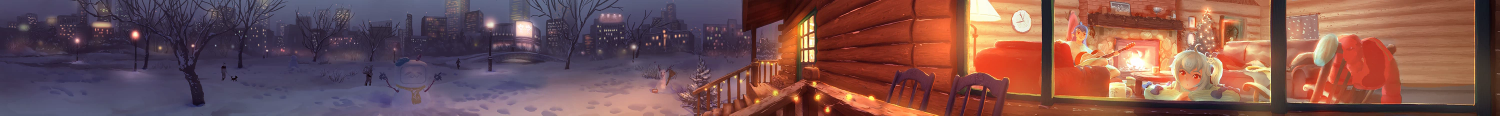
#> input picture frame 0 of vue/src/header/img/video_night.webm, 3000 x 231 px, given in place of 11.mp4, which was not available (shown at 1/2 size)
$ python oldVersion2.py
#> lines starting #> are read from the running program, lines starting #| are printed output that depends on the picture; pictures that were not available may be replaced by others from this repository, and a replacement may not be noted
### detect-yolov5/stitching/SIFT/Panorama.py
# import the necessary packages
import numpy as np
import imutils
import cv2

class Stitcher:

    def __init__(self):
        # determine if we are using OpenCV v3.X
        self.isv3 = imutils.is_cv3(or_better=True)

    def stitch(self, images,i,ratio=0.6, reprojThresh=30.0,
               showMatches=False):

        global kpsA
        global featuresA
        global kpsB
        global featuresB

        # unpack the images, then detect keypoints and extract
        # local invariant descriptors from them
        (imageB, imageA) = images
        # print(i)
        if i==1:
            (kpsA, featuresA) = self.detectAndDescribe(imageA)
            (kpsB, featuresB) = self.detectAndDescribe(imageB)
            # match features between the two images


        # otherwise, apply a perspective warp to stitch the images
        # together
        M = self.matchKeypoints(kpsA, kpsB,
                                featuresA, featuresB, ratio, reprojThresh)
        # if the match is None, then there aren't enough matched
        # keypoints to create a panorama
        if M is None:
            return (imageA, None)
        (matches, H, status) = M
        result = cv2.warpPerspective(imageA, H,
                                     (imageA.shape[1] + imageB.shape[1], imageA.shape[0]))

        # [29 lines of commented-out code are left out]


        result[0:imageB.shape[0], 0:imageB.shape[1]] = imageB
        # check to see if the keypoint matches should be visualized
        if showMatches:
            vis = self.drawMatches(imageA, imageB, kpsA, kpsB, matches,
                                   status)
            # return a tuple of the stitched image and the
            # visualization
            return (result, vis)
        # return the stitched image
        return (result, None)

    def detectAndDescribe(self, image):
        # convert the image to grayscale
        gray = cv2.cvtColor(image, cv2.COLOR_BGR2GRAY)
        # check to see if we are using OpenCV 3.X
        if self.isv3:
            # detect and extract features from the image
            # descriptor = cv2.xfeatures2d.SIFT_create()
            descriptor = cv2.SIFT_create()
            (kps, features) = descriptor.detectAndCompute(image, None)
        # otherwise, we are using OpenCV 2.4.X
        else:
            # detect keypoints in the image
            detector = cv2.FeatureDetector_create("SIFT")
            kps = detector.detect(gray)
            # extract features from the image
            extractor = cv2.DescriptorExtractor_create("SIFT")
            (kps, features) = extractor.compute(gray, kps)
        # convert the keypoints from KeyPoint objects to NumPy
        # arrays
        kps = np.float32([kp.pt for kp in kps])
        # return a tuple of keypoints and features
        return (kps, features)

    def matchKeypoints(self, kpsA, kpsB, featuresA, featuresB,
                       ratio, reprojThresh):
        # compute the raw matches and initialize the list of actual
        # matches
        matcher = cv2.DescriptorMatcher_create("BruteForce")
        rawMatches = matcher.knnMatch(featuresA, featuresB, 2)
        matches = []
        # loop over the raw matches
        for m in rawMatches:
            # ensure the distance is within a certain ratio of each
            # other (i.e. Lowe's ratio test)
            if len(m) == 2 and m[0].distance < m[1].distance * ratio:
                matches.append((m[0].trainIdx, m[0].queryIdx))

        # computing a homography requires at least 4 matches
        if len(matches) > 4:
            # construct the two sets of points
            ptsA = np.float32([kpsA[i] for (_, i) in matches])
            ptsB = np.float32([kpsB[i] for (i, _) in matches])
            # compute the homography between the two sets of points
            (H, status) = cv2.findHomography(ptsA, ptsB, cv2.RANSAC,
                                             reprojThresh)
            # return the matches along with the homograpy matrix
            # and status of each matched point
            return (matches, H, status)
        # otherwise, no homograpy could be computed
        return None

    def drawMatches(self, imageA, imageB, kpsA, kpsB, matches, status):
        # initialize the output visualization image
        (hA, wA) = imageA.shape[:2]
        (hB, wB) = imageB.shape[:2]
        vis = np.zeros((max(hA, hB), wA + wB, 3), dtype="uint8")
        vis[0:hA, 0:wA] = imageA
        vis[0:hB, wA:] = imageB
        # loop over the matches
        for ((trainIdx, queryIdx), s) in zip(matches, status):
            # only process the match if the keypoint was successfully
            # matched
            if s == 1:
                # draw the match
                ptA = (int(kpsA[queryIdx][0]), int(kpsA[queryIdx][1]))
                ptB = (int(kpsB[trainIdx][0]) + wA, int(kpsB[trainIdx][1]))
                cv2.line(vis, ptA, ptB, (0, 255, 0), 1)
        # return the visualization
        return vis

### detect-yolov5/stitching/oldVersion2.py
import cv2
import imutils
import numpy as np
from PIL import ImageChops

import SIFT.Sift2 as ss

from stitching.SIFT.Panorama import Stitcher


# 打开本地视频文件或网络摄像头，并播放视频
def OpenAndPlayVideoFile(filename1,filename2):
#> called with filename1 = '11.mp4', filename2 = '12.mp4'
    total=0
    vw = None

    i=0

    try:

        print("======to start play video file...")
        # 使用OpenCV自带的VideoCapture()函数定义视频文件对象，网络摄像机本质上可以看作远程网络视频文件
        cap = cv2.VideoCapture(filename1)
        cap_2 = cv2.VideoCapture(filename2)

        stitcher = Stitcher()
        # stitcher = cv2.Stitcher_create()

        # 循环读取每一帧
        while (cap.isOpened() and cap_2.isOpened()):
            total = total + 1
            # 第一个返回值result是一个布尔值，表示当前这一帧是否获取正确
            (result, result_2), (frame, frame_2) = zip(cap.read(), cap_2.read())
#> frame is the input picture: shape (231, 3000, 3); mean B, G, R 80.9, 81.5, 120.3
            # [5 lines of commented-out code are left out]
            if not result:
                print('play end...')
                break


            # [9 lines of commented-out code are left out]
            frame = imutils.resize(frame, width=850)
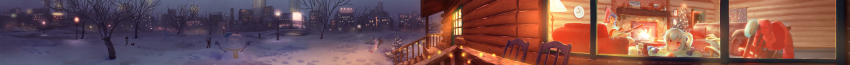
#> frame: shape (65, 850, 3); mean B, G, R 80.9, 81.5, 120.3
            frame_2 = imutils.resize(frame_2, width=850)

            f = np.hstack((frame, frame_2))
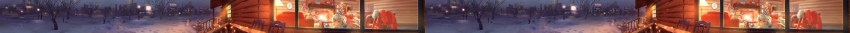
#> f: shape (65, 1700, 3) (shown at 1/2 size); mean B, G, R 80.9, 81.5, 120.3
            # print(type(imageA))
            # stitch the images together to create a panorama

            (result, vis) = stitcher.stitch([frame, frame_2],total, showMatches=True)
#> in detectAndDescribe, `gray = cv2.cvtColor(image, cv2.COLOR_BGR2GRAY)`:
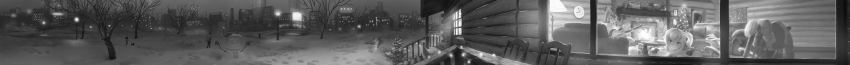
#> gray: shape (65, 850); min 10, max 254, mean 93
#> in detectAndDescribe, `kps = detector.detect(gray)`: kps = 322 keypoints; strongest (x, y, size): (76, 19, 2.7), (297, 16, 6.8), (469, 62, 1.8), (463, 55, 2.3)
#> in detectAndDescribe, `kps = np.float32([kp.pt for kp in kps])`: kps = 322 pairs, first value 13.24 to 834, second value 4.29 to 62.16
#> in stitch, `(kpsA, featuresA) = self.detectAndDescribe(imageA)`: kpsA has the same summary as kps in detectAndDescribe
#> in detectAndDescribe (call 2), `kps = detector.detect(gray)`: kps = 322 keypoints; strongest (x, y, size): (76, 19, 2.7), (297, 16, 6.8), (469, 62, 1.8), (463, 55, 2.3)
#> in stitch, `(kpsB, featuresB) = self.detectAndDescribe(imageB)`: kpsB = 322 pairs, first value 13.24 to 834, second value 4.29 to 62.16
#> in matchKeypoints, `rawMatches = matcher.knnMatch(featuresA, featuresB, 2)`: rawMatches = 322 matches
#> after the loop in matchKeypoints, `for m in rawMatches:`: matches = 322 pairs, first value 0 to 321, second value 0 to 321
#> in matchKeypoints, `ptsA = np.float32([kpsA[i] for (_, i) in matches])`: ptsA has the same summary as kpsB in stitch
#> in matchKeypoints, `ptsB = np.float32([kpsB[i] for (i, _) in matches])`: ptsB has the same summary as kpsB in stitch
#> in matchKeypoints, `(H, status) = cv2.findHomography(ptsA, ptsB, cv2.RANSAC, reprojThresh)`: H = [[1, 1.32e-14, 9.69e-13], [-1.72e-16, 1, 1.03e-13], [-5.87e-18, 2e-17, 1]]; status = 322 values from 1 to 1
#> in stitch, `result = cv2.warpPerspective(imageA, H, (imageA.shape[1] + imageB.shap..`:
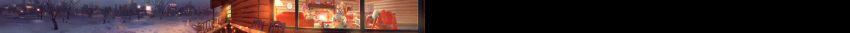
#> result: shape (65, 1700, 3) (shown at 1/2 size); mean B, G, R 40.5, 40.7, 60.1
#> the loop in drawMatches, `for ((trainIdx, queryIdx), s) in zip(matches, status):` made 322 passes
#> (ptA, ptB) on passes 1 to 12: ((13, 15), (863, 15)), ((13, 15), (863, 15)), ((28, 11), (878, 11)), ((44, 34), (894, 34)), ((49, 17), (899, 17)), ((51, 16), (901, 16)), ((56, 9), (906, 9)), ((73, 42), (923, 42)), ((76, 24), (926, 24)), ((76, 38), (926, 38)), ((76, 19), (926, 19)), ((76, 19), (926, 19))
#> ptA on pass 100: (446, 27)
#> after the loop in drawMatches, `for ((trainIdx, queryIdx), s) in zip(matches, status):`:
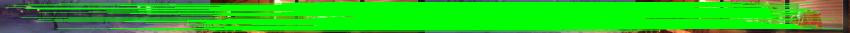
#> vis: shape (65, 1700, 3) (shown at 1/2 size); mean B, G, R 30, 191.9, 38.9
            # (result1, result) = ss.sift(frame, frame_2)
            # show the images
            # cv2.imshow("Image A", imageA)
            # cv2.imshow("Image B", imageB)
            cv2.imshow("Keypoint Matches", result)
            # cv2.imshow("Result", result)
            cv2.waitKey(1)

            if total==1 :
                fps, w, h = 30, result.shape[1], result.shape[0]
#> fps = 30; w = 1700; h = 65
                vw = cv2.VideoWriter("testVid.mp4", cv2.VideoWriter_fourcc(*'mp4v'), fps, (w, h))
                vw.write(result)
            else:
                vw.write(result)


        # 释放视频文件或摄像头资源
        vw.release()
        cap.release()
        cap_2.release()
        # 销毁所有窗口，释放资源
        cv2.destroyAllWindows()
        print("end...")
    except Exception as e:
        # 访问异常的错误编号和详细信息
        print(str(e))


if __name__ == '__main__':
    # # 打开本地文件播放
    # video_file = 'opencv.mp4'
    # OpenAndPlayVideoFile(video_file)

    # 打开本地0号摄像头播放
    # OpenAndPlayLocalCamera(0)

    # 打开网络摄像头播放
    url1 = '11.mp4'
    url2 = '12.mp4'

    OpenAndPlayVideoFile(url1, url2)
